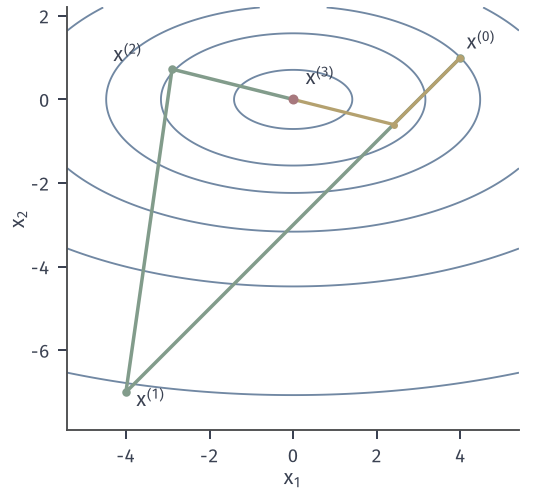

Here is the Python script that generated this plot:
from pathlib import Path
import sys
ROOT = next(p for p in Path(__file__).resolve().parents if (p/"build.sh").is_file() and (p/"tex/book.tex").is_file())
sys.path.insert(0, str(ROOT/"figures/00-shared/mathematical-preliminaries-upper/00-shared/comprehension-figures"))
sys.path.insert(0, str(ROOT/"figures/05-optimization/02-smooth-optimization/matplotlib/qn-common"))
from support import figure, save, BLUE, GREEN, YELLOW, RED, PURPLE, INK, MUTED, GRID, BLUE_FILL, GREEN_FILL, YELLOW_FILL, RED_FILL, PURPLE_FILL
from qnlib import *
import numpy as np
HERE = Path(__file__).resolve().parent
STROKE = "#4C4D4F"

# f=x1^2+4x2^2，x0=(4,1)。绿：SR1，W0=I，单位步；黄：BFGS，W0=I，精确线搜索。
A = np.diag([2., 8.]); x = np.array([4., 1.]); W = np.eye(2); xs = [x.copy()]
for t in range(3):
    g = A@x
    if np.linalg.norm(g) < 1e-12: break
    s = -W@g; y = A@s; w = s-W@y
    den = float(w@y)
    if abs(den) > 1e-12: W = W+np.outer(w, w)/den
    x = x+s; xs.append(x.copy())
xs = np.array(xs)
xb = np.array([[4, 1], [2.4, -.6], [0, 0]])
fig, ax = figure(width_mm=78, height_mm=70)
X, Y = np.meshgrid(np.linspace(-5.4, 5.4, 500), np.linspace(-7.9, 2.2, 500))
ax.contour(X, Y, X*X+4*Y*Y, levels=[2, 10, 20, 40, 80, 200], colors=[BLUE], linewidths=.75)
ax.plot(xs[:, 0], xs[:, 1], '-o', color=GREEN, lw=1.4, ms=3.4, mew=0)
ax.plot(xb[:, 0], xb[:, 1], '-o', color=YELLOW, lw=1.3, ms=2.8, mew=0, zorder=5)
ax.plot([0], [0], 'o', ms=4, color=RED, mew=0, zorder=7)
ax.text(4.15, 1.2, '$x^{(0)}$', color=INK); ax.text(-3.75, -7.35, '$x^{(1)}$', color=INK); ax.text(-4.3, .9, '$x^{(2)}$', color=INK); ax.text(.3, .35, '$x^{(3)}$', color=INK)
ax.set_aspect('equal'); ax.set_xlim(-5.4, 5.4); ax.set_ylim(-7.9, 2.2); ax.set_xlabel('$x_1$', labelpad=1); ax.set_ylabel('$x_2$', labelpad=1)
save(fig, HERE, 'figure', {'sr1': xs.tolist(), 'W_final': W.tolist()})
